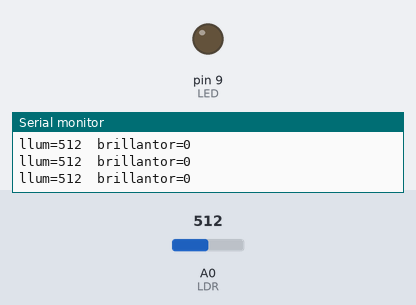
This sketch was run on a simulated Arduino Uno, built with avr-gcc and run on an emulated ATmega328P. On the bench: output pins drawn as LEDs (lit = HIGH), the last lines printed to the serial monitor. The test bench sets the inputs (shaded band); at power-on: A0 (LDR) = 512.

Above: at 1.2 s.
1.3 s: A0 (LDR) set to 306
At 1.6 s:
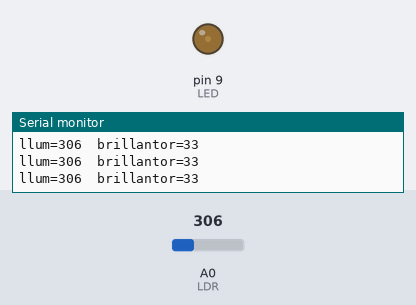
2.8 s: A0 (LDR) set to 122
At 3.1 s:
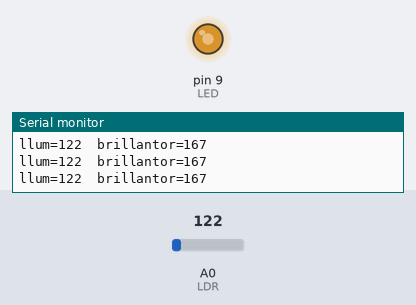
4.3 s: A0 (LDR) set to 0
At 4.6 s:
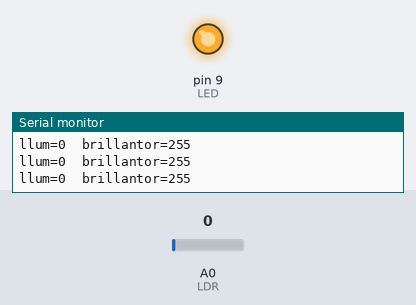
Timing chart, 0 to 7.3 s (numbered marks = the images above; inputs shaded):
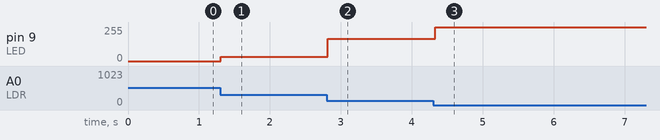

The sketch:

ampliat.ino
```cpp
/*
  Solucionari Repte SA3-A · Llum automatica nocturna (AMPLIAT)
  AMPLIACIO 1: calibratge del llindar observant valors al Monitor Serie.
  AMPLIACIO 2: histeresi (dos llindars) per evitar parpellejos al capvespre.
  AMPLIACIO 3: brillantor del LED amb PWM segons la foscor (mes fosc -> mes llum).
  Circuit: LDR en divisor amb 10k -> A0 ; LED al pin 9 (~PWM) + 220 ohm a GND.
*/

const int LDR = A0;
const int LED = 9;

// AMPLIACIO 2: histeresi
const int LLINDAR_FOSC = 350;   // per sota: encen
const int LLINDAR_CLAR = 450;   // per sobre: apaga
bool ences = false;

void setup() {
  pinMode(LED, OUTPUT);
  Serial.begin(9600);   // AMPLIACIO 1: per calibrar els llindars
}

void loop() {
  int llum = analogRead(LDR);

  // AMPLIACIO 3: com mes fosc (llum baixa), mes brillantor
  int brillantor = map(llum, 0, LLINDAR_FOSC, 255, 0);
  brillantor = constrain(brillantor, 0, 255);   // sempre dins 0-255

  // AMPLIACIO 1 + 3: lectura crua i brillantor calculada pel Monitor Serie
  // (comprova que la brillantor no surt mai de 0-255 gracies a constrain)
  Serial.print("llum=");
  Serial.print(llum);
  Serial.print("  brillantor=");
  Serial.println(brillantor);

  // AMPLIACIO 2: decisio amb histeresi
  if (!ences && llum < LLINDAR_FOSC) ences = true;
  else if (ences && llum > LLINDAR_CLAR) ences = false;

  if (ences) {
    analogWrite(LED, brillantor);
  } else {
    analogWrite(LED, 0);
  }
  delay(100);
}
```

Measured:
- after the input at 1.3 s, pin 9 (LED): 0/255 → 33/255 at once
- after the input at 2.8 s, pin 9 (LED): 33/255 → 167/255 at once
- after the input at 4.3 s, pin 9 (LED): 167/255 → 255/255 at once
